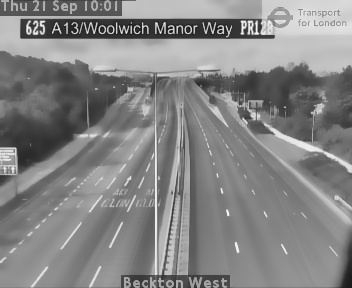
#> input picture backgrounds/625_bg.jpg, 352 x 288 px
$ python det.py   (older library calls are emulated)
#> lines starting #> are read from the running program, lines starting #| are printed output that depends on the picture; after the words box and inside, x2 and y2 are one past the last pixel; in counts of white or black regions, pixels touching at a corner belong together; pictures that were not available may be replaced by others from this repository, and a replacement may not be noted
import cv2
from os import walk
import os
import numpy as np
import time as tm
import logging
import math
import re
import pandas as pd
import matplotlib.pyplot as plt
import random


loc = os.path.abspath('')
src_file = loc+'/inputs/625_201708101101.mp4'
ret_array = []


class Vehicle():
    def __init__(self, number, position):
        self.number = number
        self.init_fr = 0
        self.frames_seen = 0
        self.counted = False
        self.direc = 0
        self.positions = [position]
    @property
    def last_position(self):
        return self.positions[-1]
    @property
    def last_position2(self):
        return self.positions[-2]

    # [4 lines left out: function add_position, not called in this run]

    def draw(self, final_fr):
        for point in self.positions:
            cv2.circle(final_fr, point, 2, (255, 255, 255), 1)
            cv2.polylines(final_fr, [np.int32(self.positions)], False, (50,205,50), 1)


class Counter(object):
    def __init__(self, shape, divider):
        # self.log = logging.getLogger("vehicle_counter")

        self.height, self.width = shape
        self.divider = divider

        self.vehicles = []
        self.next_number = 0
        self.vehicle_count = 0
        self.vehicle_LHS = 0
        self.vehicle_RHS = 0
        self.max_unseen_frames = 10


    # [53 lines left out: functions get_vector, is_valid, update_vehicle, not called in this run]


    def update_count(self, matches, final_fr = None):
        for vehicle in self.vehicles:
            i = self.update_vehicle(vehicle, matches)
            if i is not None:
                del matches[i]                  #delete previous contours
        for match in matches:
            _, centroid = match
            new_vehicle = Vehicle(self.next_number, centroid)
            self.next_number += 1
            self.vehicles.append(new_vehicle)

        for vehicle in self.vehicles:
            if not vehicle.counted and (((vehicle.last_position[1] > self.divider) and (vehicle.direc == 1)) or
                                          ((vehicle.last_position[1] < self.divider) and (vehicle.direc == -1))) and (vehicle.frames_seen > 6):

                vehicle.counted = True
                if ((vehicle.last_position[1] > self.divider) and (vehicle.direc == 1) and (vehicle.last_position[0] >= (int(frame_w/2)-10))):
                    self.vehicle_RHS += 1
                    self.vehicle_count += 1
                elif ((vehicle.last_position[1] < self.divider) and (vehicle.direc == -1) and (vehicle.last_position[0] <= (int(frame_w/2)+10))):
                    self.vehicle_LHS += 1
                    self.vehicle_count += 1
        if final_fr is not None:
            for vehicle in self.vehicles:
                vehicle.draw(final_fr)

            # LHS
            # cv2.putText(final_fr, ("LH Lane: %02d" % self.vehicle_LHS), (12, 56)
            #     , cv2.FONT_HERSHEY_PLAIN, 1.2, (127,255, 255), 2)
            # RHS
            cv2.putText(final_fr, ("Right Side: %02d" % self.vehicle_RHS), (200, 80), cv2.FONT_HERSHEY_PLAIN, 1.2, (0, 255, 255), 2)


camera = re.match(r".*/(\d+)_.*", src_file)
camera = camera.group(1)

cap = cv2.VideoCapture(src_file)

bg_img = []
for (_, _, filenames) in walk(loc+"/backgrounds/"):
    bg_img.extend(filenames)
    break

if camera+"_bg.jpg" in bg_img:
    bg = loc+"/backgrounds/"+camera+"_bg.jpg"
    default_bg = cv2.imread(bg)
#> default_bg is the input picture: shape (288, 352, 3); min 18, max 248, mean 132.4
    default_bg = cv2.cvtColor(default_bg, cv2.COLOR_BGR2HSV)
#> default_bg: shape (288, 352, 3); mean H, S, V 0, 0, 132.4
    (_,avgSat,default_bg) = cv2.split(default_bg)
#> avgSat: shape (288, 352); every value is 0
#> default_bg: shape (288, 352)
    avg = default_bg.copy().astype("float")
else:
    avg = None
frame_w = int(cap.get(cv2.CAP_PROP_FRAME_WIDTH))
frame_h = int(cap.get(cv2.CAP_PROP_FRAME_HEIGHT))
print(frame_h)
print(frame_w)


mask = np.zeros((frame_h,frame_w), np.uint8)
mask[100:,182:] = 255
# [7 lines of commented-out code are left out]
print(mask)
THRESHOLD_SENSITIVITY = 40
ret_array.append(THRESHOLD_SENSITIVITY)
CONTOUR_WIDTH = 21
CONTOUR_HEIGHT = 16#21
DEFAULT_AVERAGE_WEIGHT = 0.01
INITIAL_AVERAGE_WEIGHT = DEFAULT_AVERAGE_WEIGHT / 50
LINE_THICKNESS = 1
SMOOTH = max(2,int(round((CONTOUR_WIDTH**0.5)/2,0)))


blobs = []
car_counter = None
frame_no = 0

total_frames = cap.get(cv2.CAP_PROP_FRAME_COUNT)
total_cars = 0

start_time = tm.time()
ret, frame = cap.read()
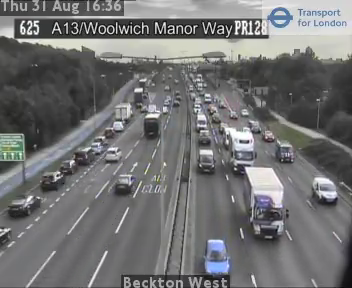
#> input picture frame 27 of inputs/625_201708311636.mp4, 352 x 288 px, given in place of 625_201708101101.mp4, which was not available
#> frame is the input picture: shape (288, 352, 3); mean B, G, R 114.9, 114.4, 114

black = np.zeros((frame_h,frame_w))

while ret:
    ret, frame = cap.read()
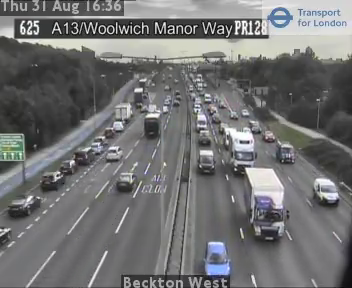
#> input picture frame 28 of inputs/625_201708311636.mp4, 352 x 288 px, given in place of 625_201708101101.mp4, which was not available
#> frame is the input picture: shape (288, 352, 3); mean B, G, R 114.9, 114.4, 114
    frame_no = frame_no + 1

    if ret and frame_no < total_frames:


# Shadow removal

        rgb_planes = cv2.split(frame)

        result_planes = []
        result_norm_planes = []
        for plane in rgb_planes:
            dilated_img = cv2.dilate(plane, np.ones((7,7), np.uint8))
            bg_img = cv2.medianBlur(dilated_img, 21)
            diff_img = 255 - cv2.absdiff(plane, bg_img)
            norm_img = cv2.normalize(diff_img,None, alpha=0, beta=255, norm_type=cv2.NORM_MINMAX, dtype=cv2.CV_8UC1)
            result_planes.append(diff_img)
            result_norm_planes.append(norm_img)
#> this loop made 3 passes
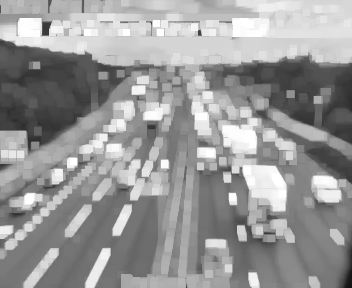
#> dilated_img: shape (288, 352); min 17, max 255, mean 152.1
#> after the loop, result_norm_planes = 3 items; result_planes = 3 items

        result = cv2.merge(result_planes)
        result_norm = cv2.merge(result_norm_planes)
        # cv2.imshow("result", result)
        # cv2.imshow("result_norm",result_norm)

# conversion to grayscale using bilateral filter

        frame = cv2.cvtColor(frame, cv2.COLOR_BGR2HSV)
#> frame: shape (288, 352, 3); mean H, S, V 60.1, 8.4, 116.6
        # cv2.imshow("HSV",frame)
        (_,_,grayFrame) = cv2.split(frame)
        # cv2.imshow("Value plane",grayFrame)
        grayFrame = cv2.bilateralFilter(grayFrame, 11, 21, 21)
        # cv2.imshow("bilateral filter",grayFrame)

# Foreground extraction

        differenceFrame = cv2.GaussianBlur(grayFrame, (5, 5), 0)
        # cv2.imshow("difference", differenceFrame)
        differenceFrame = cv2.absdiff(grayFrame, cv2.convertScaleAbs(avg))
        # cv2.imshow("absdiff", differenceFrame)
        differenceFrame = cv2.GaussianBlur(differenceFrame, (5, 5), 0)
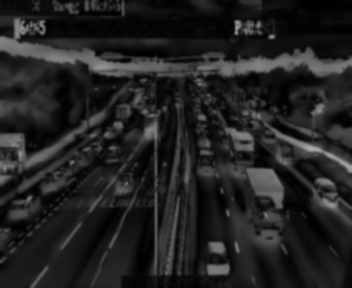
#> differenceFrame: shape (288, 352); min 0, max 172, mean 33.9
        # cv2.imshow("difference", differenceFrame)

# Thresholding using otsu binarization

        retval, _ = cv2.threshold(differenceFrame, 0, 255,
                                  cv2.THRESH_BINARY+cv2.THRESH_OTSU)
#> retval = 51
        ret_array.append(retval)

        if frame_no < 10:
            ret2, thresholdImage = cv2.threshold(differenceFrame,
                                                 int(np.mean(ret_array)*0.9),
                                                 255, cv2.THRESH_BINARY)
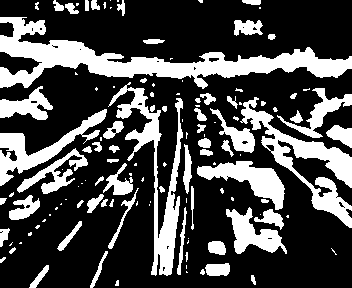
#> thresholdImage: shape (288, 352); 28.9% white; 126 white regions (61 under 20 px), largest, box (x1, y1, x2, y2) and area: (0, 17, 352, 89) 7659, (240, 97, 352, 228) 3515, (108, 82, 183, 276) 3340
#> ret2 = 40
            # cv2.imshow("1st tthresh",thresholdImage)
        else:
            ret2, thresholdImage = cv2.threshold(differenceFrame,
                                             int(np.mean(ret_array[-10:-1])*0.9),
                                             255, cv2.THRESH_BINARY)
            # cv2.imshow("1st tthresh",thresholdImage)

        kernel = cv2.getStructuringElement(cv2.MORPH_ELLIPSE, (SMOOTH, SMOOTH))
        # Fill any small holes
        thresholdImage = cv2.morphologyEx(thresholdImage, cv2.MORPH_CLOSE, kernel)
#> thresholdImage: shape (288, 352); 29% white; 107 white regions (51 under 20 px), largest, box (x1, y1, x2, y2) and area: (0, 18, 352, 90) 7688, (239, 98, 352, 229) 3496, (109, 83, 184, 277) 3424
        # cv2.imshow("small holes",thresholdImage)
        # Remove noise
        thresholdImage = cv2.morphologyEx(thresholdImage, cv2.MORPH_OPEN, kernel)
#> thresholdImage: shape (288, 352); 28.8% white; 93 white regions (37 under 20 px), largest, box (x1, y1, x2, y2) and area: (0, 19, 352, 90) 7697, (242, 99, 352, 230) 3445, (110, 84, 185, 277) 3435
        # cv2.imshow("remove noise",thresholdImage)
        # Dilate to merge adjacent blobs
        thresholdImage = cv2.dilate(thresholdImage, kernel, iterations = 2)
#> thresholdImage: shape (288, 352); 36.5% white; 70 white regions (15 under 20 px), largest, box (x1, y1, x2, y2) and area: (0, 19, 352, 92) 8883, (213, 98, 352, 232) 5317, (110, 84, 187, 279) 4512
        # cv2.imshow("merge blobs",thresholdImage)
        # apply mask
        thresholdImage = cv2.bitwise_and(thresholdImage, thresholdImage, mask = mask)
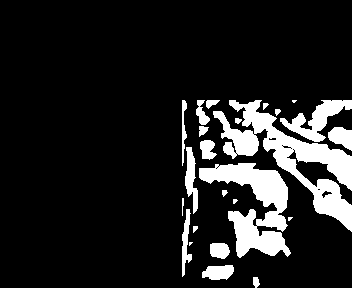
#> thresholdImage: shape (288, 352); 13.1% white; 24 white regions (4 under 20 px), largest, box (x1, y1, x2, y2) and area: (213, 100, 352, 232) 5301, (199, 163, 291, 258) 3975, (280, 100, 352, 142) 1162
        # cv2.imshow("masking", thresholdImage)
        threshout = cv2.cvtColor(thresholdImage, cv2.COLOR_GRAY2BGR)
#> threshout: shape (288, 352, 3); 13.1% white; 24 white regions (4 under 20 px)
        # cv2.imshow("threshout", threshout)

        contours, hierarchy = cv2.findContours(thresholdImage,
                                                  cv2.RETR_EXTERNAL,
                                                  cv2.CHAIN_APPROX_SIMPLE)
#> contours = 24 contours, 8 with area under 20; largest, box (x1, y1, x2, y2) and area: (213, 100, 352, 232) 4966, (199, 163, 291, 258) 3714, (280, 100, 352, 142) 1043, (185, 147, 198, 214) 403, (328, 127, 352, 151) 350

        if contours:
            for (i, contour) in enumerate(contours):
                (x, y, w, h) = cv2.boundingRect(contour)
                contour_valid = (w > CONTOUR_WIDTH) and (h > CONTOUR_HEIGHT)

                if not contour_valid:
                    continue

                center = (int(x + w/2), int(y + h/2))
                blobs.append(((x, y, w, h), center))
#> this loop made 24 passes
#> (x, y, w, h, contour_valid) on passes 1, 2, 3, 7, 8, 9, 10, 12, 13, 15, 16, 17: (253, 277, 7, 11, False), (202, 265, 32, 15, False), (210, 243, 20, 16, False), (182, 209, 10, 68, False), (233, 199, 5, 5, False), (182, 198, 2, 18, False), (222, 190, 6, 7, False), (185, 147, 13, 67, False), (200, 140, 17, 20, False), (199, 126, 10, 11, False), (235, 118, 7, 6, False), (275, 109, 6, 7, False)
#> (contour, x, y, w, h, contour_valid) on passes 4, 5, 6, 18: ([[189, 242], [189, 245], [192, 242]], 189, 242, 4, 4, False), ([[193, 226], [193, 232], [197, 228], [197, 226]], 193, 226, 5, 7, False), ([[288, 217], [288, 220], [289, 220], [292, 217]], 288, 217, 5, 4, False), ([[263, 103], [263, 109], [268, 104], [267, 103]], 263, 103, 6, 7, False)
#> after the loop, blobs = [((199, 163, 92, 95), (245, 210)), ((328, 127, 24, 24), (340, 139)), ((280, 100, 72, 42), (316, 121)), ((213, 100, 139, 132), (282, 166))]

        for (i, match) in enumerate(blobs):
            contour, centroid = match
            x, y, w, h = contour
            cv2.rectangle(frame, (x, y), (x + w - 1, y + h - 1), (50,205,50), 2)
            cv2.circle(frame, centroid, 2, (255, 0, 255), -1)
#> this loop made 4 passes
#> (centroid, x, y, w, h) on passes 1 to 4: ((245, 210), 199, 163, 92, 95), ((340, 139), 328, 127, 24, 24), ((316, 121), 280, 100, 72, 42), ((282, 166), 213, 100, 139, 132)
#> frame: shape (288, 352, 3); mean H, S, V 59.9, 14.3, 115.1

        if car_counter is None:
            print("Creating vehicle counter...")
            car_counter = Counter(frame.shape[:2], 2*frame.shape[0] / 3)
        car_counter.update_count(blobs, frame)
#> the loop in update_count, `for match in matches:` made 4 passes
#> match on passes 1 to 4: ((199, 163, 92, 95), (245, 210)), ((328, 127, 24, 24), (340, 139)), ((280, 100, 72, 42), (316, 121)), ((213, 100, 139, 132), (282, 166))
#> after the loop in update_count, `for match in matches:`: self.next_number = 4; self.vehicles = 4 items
#> the loop in update_count, `for vehicle in self.vehicles:` made 4 passes
#> after the loop in update_count, `for vehicle in self.vehicles:`: self.vehicle_LHS = 0; vehicle.counted = False
#> after the loop in update_count, `for vehicle in self.vehicles:`: final_fr: shape (288, 352, 3); mean H, S, V 59.9, 14.4, 115.1
#> in update_count, `cv2.putText(final_fr, ("Right Side: %02d" % self.vehicle_RHS), (200, 8..`: final_fr: shape (288, 352, 3); mean H, S, V 59.7, 16.5, 116.6
        current_count = car_counter.vehicle_RHS
#> current_count = 0

        elapsed_time = tm.time()-start_time
        # print("-- %s seconds --" % round(elapsed_time,2))

        frame = cv2.cvtColor(frame, cv2.COLOR_HSV2BGR)
        if current_count > total_cars:
            cv2.line(frame, (0, int(2*frame_h/3)),(frame_w, int(2*frame_h/3)),
                 (0,255,0), 2*LINE_THICKNESS)
        else:
            cv2.line(frame, (0, int(2*frame_h/3)),(frame_w, int(2*frame_h/3)),
             (0,0,255), LINE_THICKNESS)
        total_cars = current_count
#> total_cars = 0

        cv2.line(frame, (0, 100),(frame_w, 100), (0,0,0), LINE_THICKNESS)

        cv2.imshow("preview", frame)

        if cv2.waitKey(1)==27:
#> (key Esc is pressed here)
            break
    else:
        break
print(car_counter.vehicle_RHS)
#| 0

cv2.destroyAllWindows()
cap.release()


total = np.zeros(8)
time = np.zeros(8)
rate = np.array([20,12,8])
dept = np.array([60,54,43])
new_car = np.zeros(8)
old_car = np.zeros(8)
x = ["red" for i in range(8)]
#> x = ['red', 'red', 'red', 'red', 'red', 'red', 'red', 'red']
light_stat = np.array(x)

def time_cal(total):
    for i in range(0,4):
        if total[i] > 140:
            time[i] = math.ceil(total[i]/25 )
        elif total[i] > 70:
            time[i] = math.ceil(total[i]/20 )
        else:
            time[i] = math.ceil(total[i]/15 )

# [4 lines of commented-out code are left out]
total[0] = random.randint(25,200)
print("Traffic in Road[0] is: " + str(total[0]))
total[1] = random.randint(25,200)
print("Traffic in Road[1] is: " + str(total[1]))
total[2] = random.randint(25,200)
print("Traffic in Road[2] is: " + str(total[2]))
total[3] = random.randint(25,200)
print("Traffic in Road[3] is: " + str(total[3]))

def is_heavy(i):
    if total[i] > 140:
        return "heavy traffic"
    elif total[i] > 70:
        return "medium traffic"
    else:
        return "low traffic"

time_cal(total)

old_car = total.copy()
active = time.argmax()
def time_dec(active):
    time[active] -= 1


def car_dec(active):
    if total[active] > 140:
        old_car[active] -= 25
    elif total[active] > 70:
        old_car[active] -= 20
    else:
        old_car[active] -= 15
    if old_car[active] < 0:
        old_car[active] = 0

dynamic = time[0:4].copy()

for i in range(0,4):                       #to be while for infinite loop
    print("\nRoad " + str(active) + " has " + is_heavy(active), end="\n")
    print("Light " + str(active) + " is green for " + str(time[active]) + "seconds", end="\n")
    for j in range(0,4):
        if(active!=j):
            print("Light " + str(j) + " is red", end="\n")
    while time[active]>0:
        car_dec(active)
        time_dec(active)
        print("\r" + "Time Left: "+ str(time[active]) + " Old Cars Left: "+ str(old_car[active]), end = "")
        tm.sleep(1)
    print("\nLight " + str(active) + " is red", end="\n")
    if active == 3:
        active = 0
    else:
        active += 1
old_car = 0
def insert_data_labels(bars):
	for bar in bars:
		bar_height = bar.get_height()
		ax.annotate('{0:.0f}'.format(bar.get_height()),
			xy=(bar.get_x() + bar.get_width() / 2, bar_height),
			xytext=(0, 3),
			textcoords='offset points',
			ha='center',
			va='bottom'
		)
static = [6,6,6,6]
roads = ["Road 0","Road 1","Road 2","Road 3"]
indx = np.arange(4)
bar = 0.25
fig, ax = plt.subplots()
st = ax.bar(indx-bar/2, static, bar, label = "Static timing")
dy = ax.bar(indx+bar/2, dynamic, bar, label = "Dynamic timing")
ax.set_xticks(indx + bar / 2)
ax.set_xticklabels(roads)
ax.set_ylabel('Time of green light')
ax.legend()

insert_data_labels(st)
insert_data_labels(dy)

plt.show()

remaining = []
for i in range(0,4):
    if total[i] > 150:
        remaining.append(total[i]%150)
    elif total[i] > 120 and total[i]  < 140:
        remaining.append(total[i]%120)
    else:
        remaining.append(0)
print("After one complete cycle\n")
indx = np.arange(4)
bar = 0.25
fig, ax = plt.subplots()
st = ax.bar(indx-bar/2, remaining, bar, label = "Static timing")
dy = ax.bar(indx+bar/2, old_car, bar, label = "Dynamic timing")
ax.set_title("Vehicles Remaining After 1st Cycle")
ax.set_xticks(indx + bar / 2)
ax.set_xticklabels(roads)
ax.set_ylabel('Number of cars left')
ax.legend()

insert_data_labels(st)
insert_data_labels(dy)

plt.show()
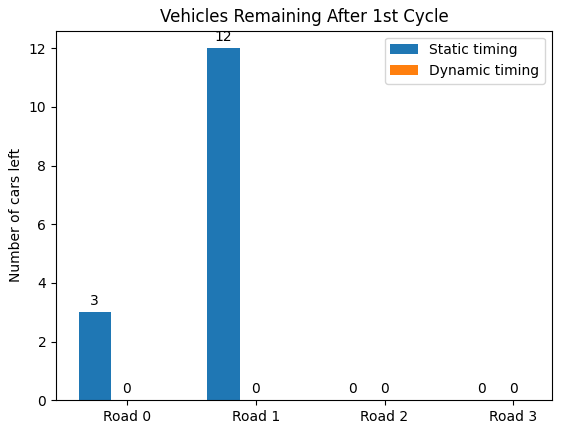
#> figure drawn by matplotlib, 1 panel; tallest bar 12 high, from x = 0.75 to 1
